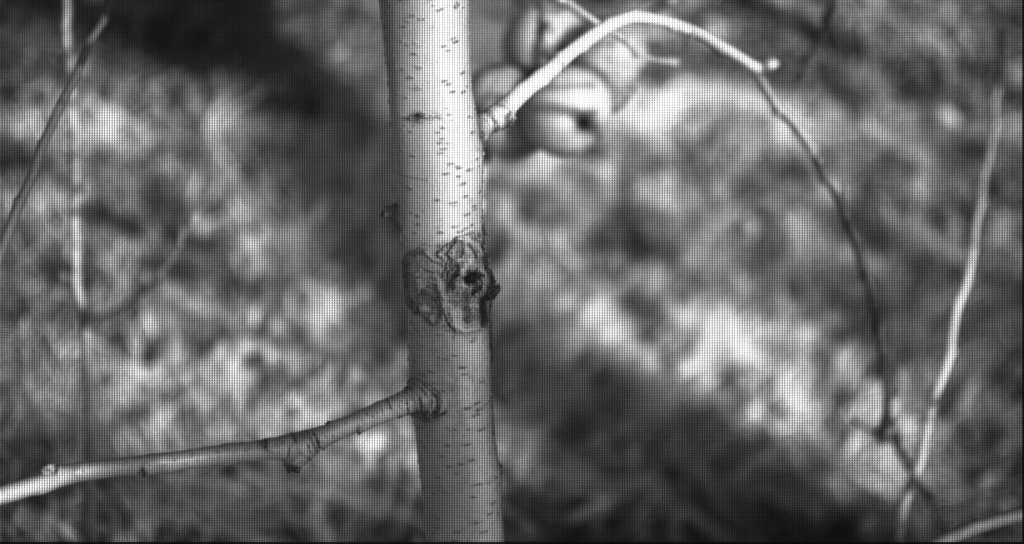
#> input picture fb_images_old/1737575462_857274124_ximea.jpg, 2048 x 1088 px, found by its file name (shown at 1/2 size)
$ python utils.py
#> lines starting #> are read from the running program, lines starting #| are printed output that depends on the picture
# Hayden Feddock
# 1/29/2025

import cv2
import numpy as np
import matplotlib.pyplot as plt

def demosaic_ximea_5x5(image_path, sort_bands=True):
    """
    Demosaics a Ximea multispectral NIR camera image with a repeating
    5x5 mosaic pattern. This image starts in the top left corner at
    x = 0, y = 3 and ends at x = 2044, y = 1082. The cropped image is
    2045 x 1080. This image is assumed to be in RAW8 format.

    The spectral bands correspond to the following bandwidths for each mosaic offset:

        Row 0: 886, 896, 877, 867, 951
        Row 1: 793, 806, 782, 769, 675
        Row 2: 743, 757, 730, 715, 690
        Row 3: 926, 933, 918, 910, 946
        Row 4: 846, 857, 836, 824, 941

    Parameters:
    - image_path: str
        Path to the input mosaic image.

    Returns:
    - hypercube_dict: dict
        A dictionary where each key is a bandwidth (int) and the value is the
        corresponding 2D numpy.ndarray (of shape (height/5, width/5)) for that spectral band.
    """
#> called with image_path = 'fb_images/1737575462_857274124_ximea.jpg', sort_bands = True

    # Read the image in grayscale (RAW8 format)
    image = cv2.imread(image_path, cv2.IMREAD_GRAYSCALE)
#> image is the input picture: shape (1088, 2048); min 6, max 255, mean 104.6
    if image is None:
        raise FileNotFoundError(f"Image not found or unable to read: {image_path}")

    # Crop the image.
    # Rows: 3 to 1082 (inclusive) -> 1080 rows; Columns: 0 to 2044 (inclusive) -> 2045 columns.
    cropped_image = image[3:1083, 0:2045]

    # Get the dimensions of the cropped image.
    cropped_height, cropped_width = cropped_image.shape
#> cropped_height = 1080; cropped_width = 2045

    # Ensure that the cropped dimensions are divisible by 5.
    if cropped_height % 5 != 0 or cropped_width % 5 != 0:
        raise ValueError("Cropped image dimensions are not divisible by 5.")

    block_rows = cropped_height // 5  # e.g., 1080 / 5 = 216
#> block_rows = 216
    block_cols = cropped_width // 5   # e.g., 2045 / 5 = 409
#> block_cols = 409

    # Define the bandwidth keys as a 5x5 array.
    bandwidth_keys = [
        [886, 896, 877, 867, 951],
        [793, 806, 782, 769, 675],
        [743, 757, 730, 715, 690],
        [926, 933, 918, 910, 946],
        [846, 857, 836, 824, 941]
    ]

    # Create a dictionary to store the hypercube channels keyed by bandwidth.
    hypercube_dict = {}

    # Loop over each offset in the 5x5 mosaic pattern.
    for row_offset in range(5):
        for col_offset in range(5):
            # Extract the spectral band for this offset.
            band = cropped_image[row_offset::5, col_offset::5]
            if band.shape != (block_rows, block_cols):
                raise ValueError(
                    f"Unexpected shape for band with offset ({row_offset},{col_offset}): "
                    f"expected ({block_rows}, {block_cols}), got {band.shape}"
                )
            # Retrieve the corresponding bandwidth value.
            key = bandwidth_keys[row_offset][col_offset]
            hypercube_dict[key] = band
#> after the loop, hypercube_dict = 25 items

    if sort_bands:
        # Sort the hypercube channels by bandwidth.
        hypercube_dict = dict(sorted(hypercube_dict.items()))

    return hypercube_dict

def hypercube_dict_to_array(hypercube_dict):
    """
    Converts a dictionary of hypercube channels to a 3D numpy array.

    Parameters:
    - hypercube_dict: dict
        A dictionary where each key is a bandwidth (int) and the value is the
        corresponding 2D numpy.ndarray (of shape (height/5, width/5)) for that spectral band.

    Returns:
    - hypercube: numpy.ndarray
        A 3D numpy array of shape (num_bands, height/5, width/5) containing the hypercube.
    """

    # Get the dimensions of the first band.
    first_band = next(iter(hypercube_dict.values()))
    num_bands = len(hypercube_dict)
    height, width = first_band.shape

    # Create an empty 3D array to store the hypercube.
    hypercube = np.empty((num_bands, height, width), dtype=first_band.dtype)

    # Populate the hypercube array.
    for i, (key, band) in enumerate(hypercube_dict.items()):
        hypercube[i] = band

    return hypercube


if __name__ == "__main__":

    # Path to your mosaic image
    image_path = "fb_images/1737575462_857274124_ximea.jpg"

    # Perform demosaicing
    hypercube = demosaic_ximea_5x5(image_path)
#> hypercube = 25 items

    # Display band at 926 nm
    plt.imshow(hypercube[926], cmap='gray')
    plt.title("Band at 926 nm")
    plt.axis('off')
    plt.show()
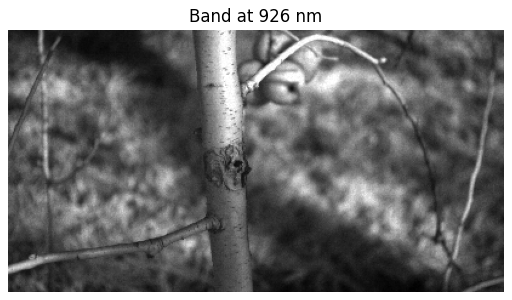
#> figure drawn by matplotlib, 1 panel

$ run again, with fb_images_old/1737575534_784087692_ximea.jpg copied over fb_images_old/1737575462_857274124_ximea.jpg
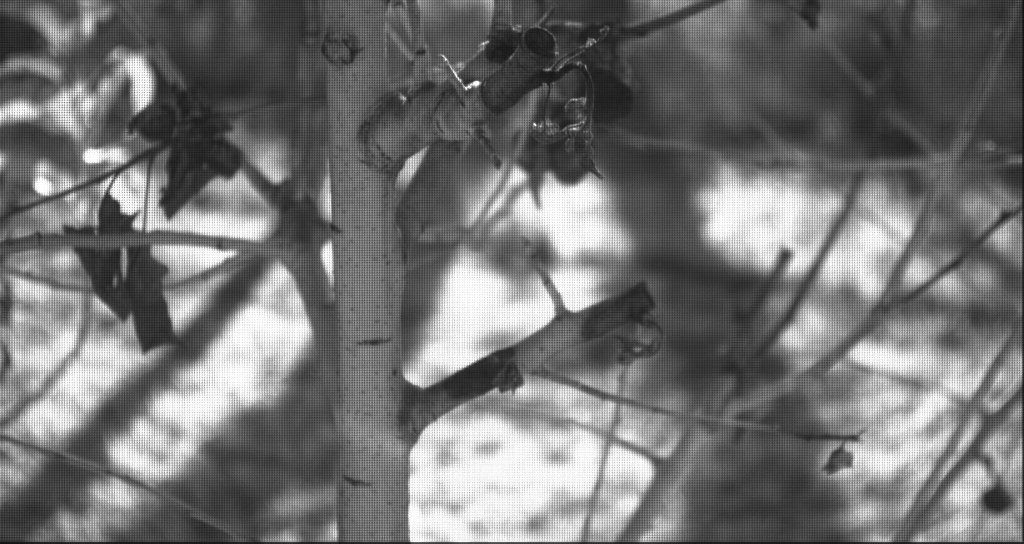
#> input picture fb_images_old/1737575534_784087692_ximea.jpg, 2048 x 1088 px, found by its file name (shown at 1/2 size)
#> in demosaic_ximea_5x5, image is the input picture: shape (1088, 2048); min 15, max 255, mean 115.3
#> after the loop in demosaic_ximea_5x5, `for row_offset in range(5):`: hypercube_dict = 25 items
#> `plt.show()`:
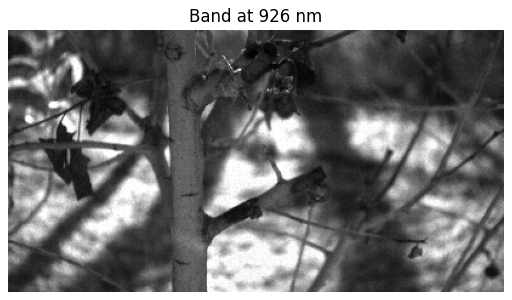
#> figure drawn by matplotlib, 1 panel

$ run again, with fb_images_old/1737575642_283891016_ximea.jpg copied over fb_images_old/1737575462_857274124_ximea.jpg
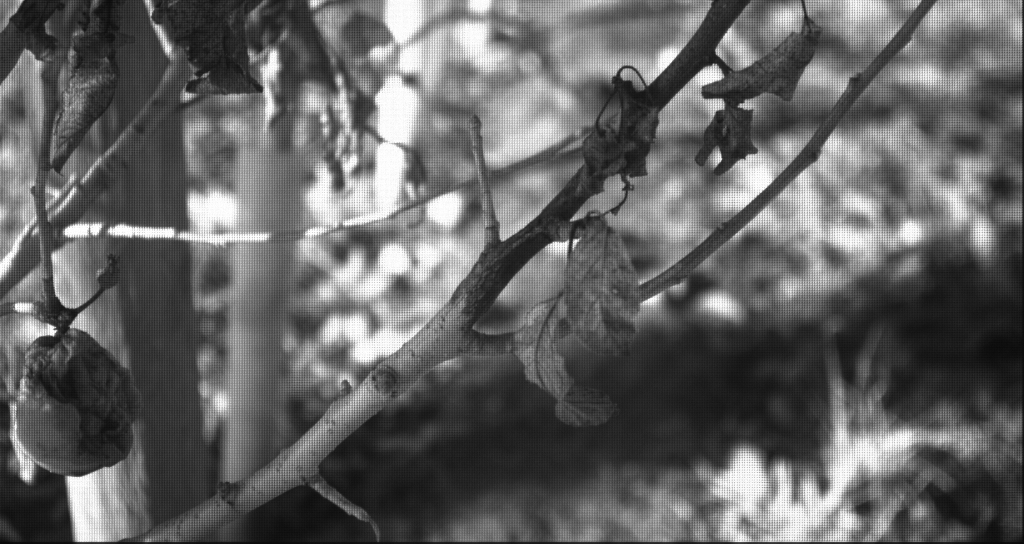
#> input picture fb_images_old/1737575642_283891016_ximea.jpg, 2048 x 1088 px, found by its file name (shown at 1/2 size)
#> in demosaic_ximea_5x5, image is the input picture: shape (1088, 2048); min 5, max 255, mean 99.3
#> after the loop in demosaic_ximea_5x5, `for row_offset in range(5):`: hypercube_dict = 25 items
#> `plt.show()`:
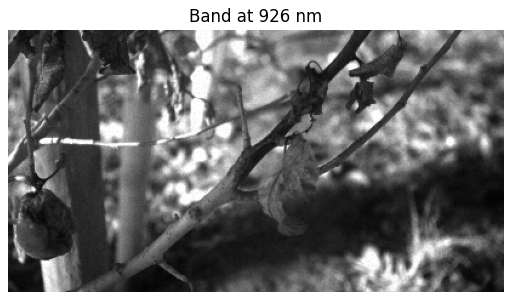
#> figure drawn by matplotlib, 1 panel

$ run again, with fb_images_old/1737576103_559419040_ximea.jpg copied over fb_images_old/1737575462_857274124_ximea.jpg
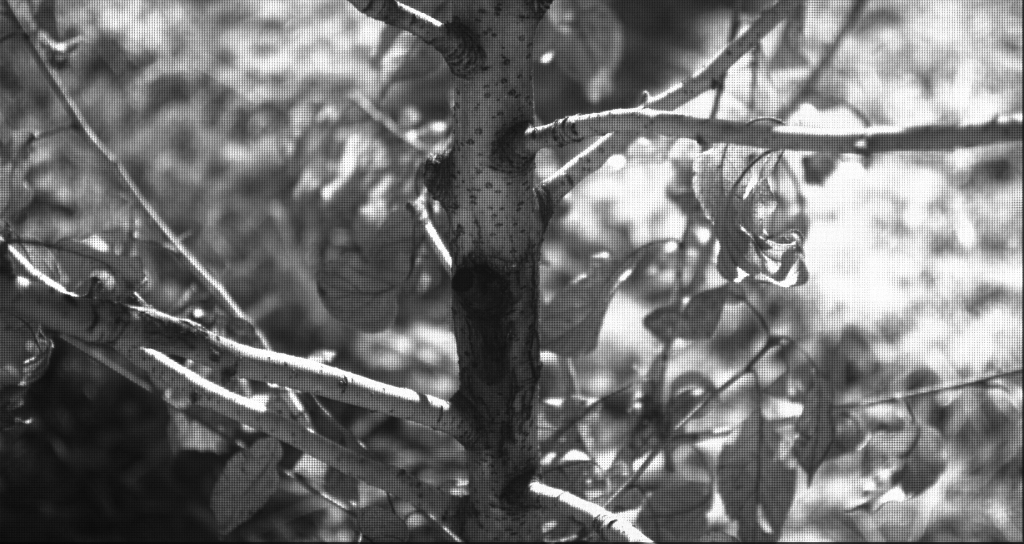
#> input picture fb_images_old/1737576103_559419040_ximea.jpg, 2048 x 1088 px, found by its file name (shown at 1/2 size)
#> in demosaic_ximea_5x5, image is the input picture: shape (1088, 2048); min 4, max 255, mean 114.5
#> in demosaic_ximea_5x5, `cropped_image = image[3:1083, 0:2045]`:
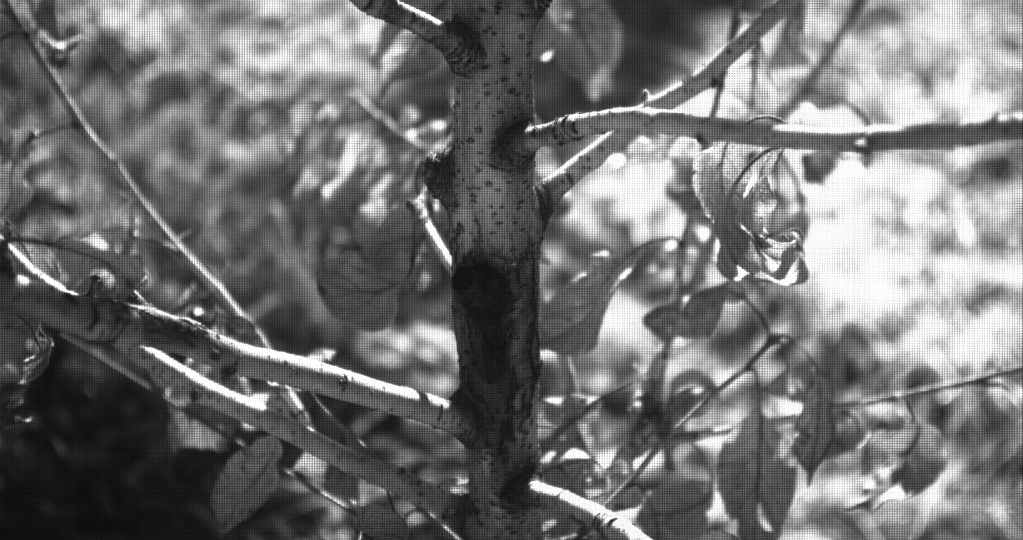
#> cropped_image: shape (1080, 2045) (shown at 1/2 size); min 6, max 255, mean 114.9
#> after the loop in demosaic_ximea_5x5, `for row_offset in range(5):`: hypercube_dict = 25 items
#> `plt.show()`:
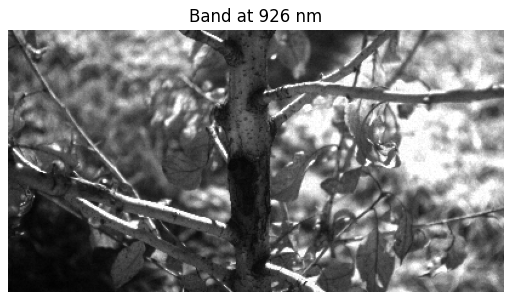
#> figure drawn by matplotlib, 1 panel
